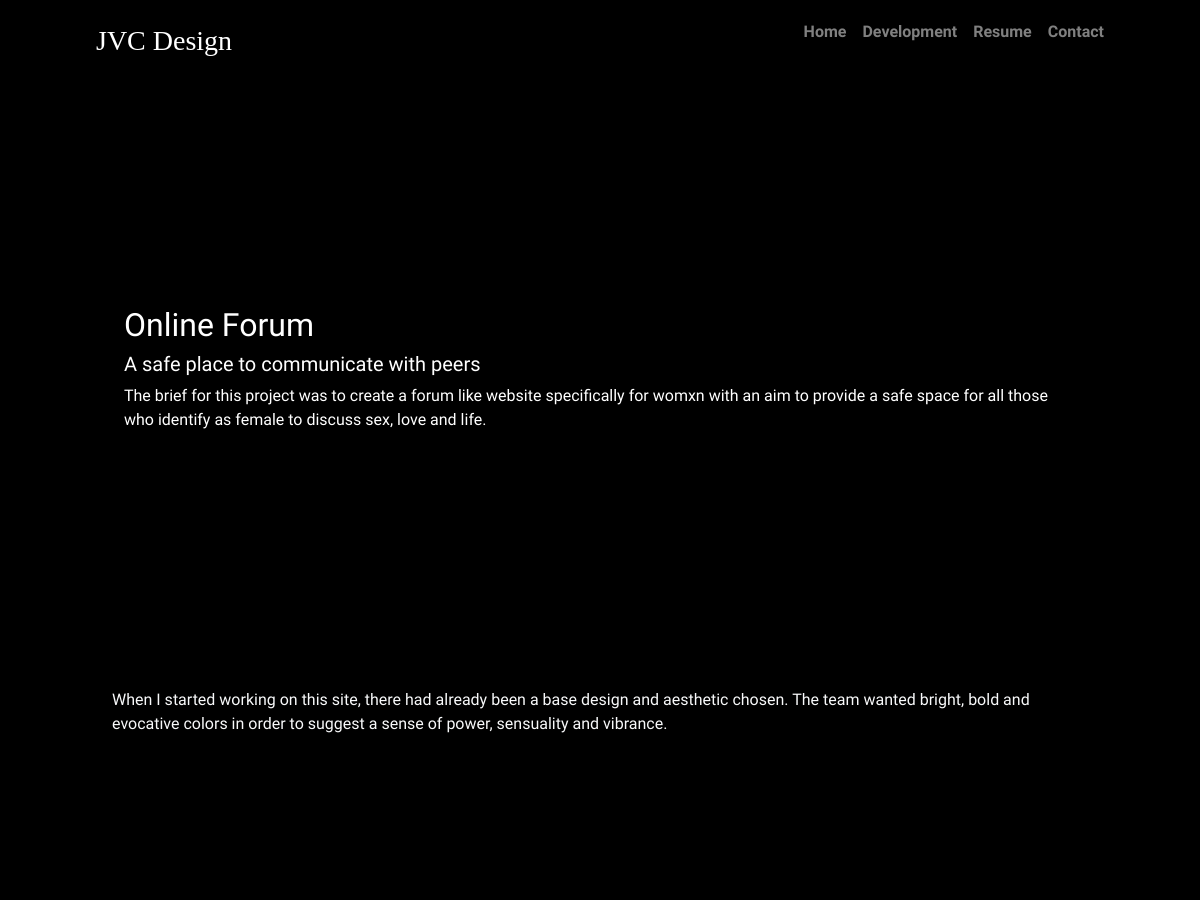
Page /portfolio/design_projects/33/ (upper part) on the earlier database version.
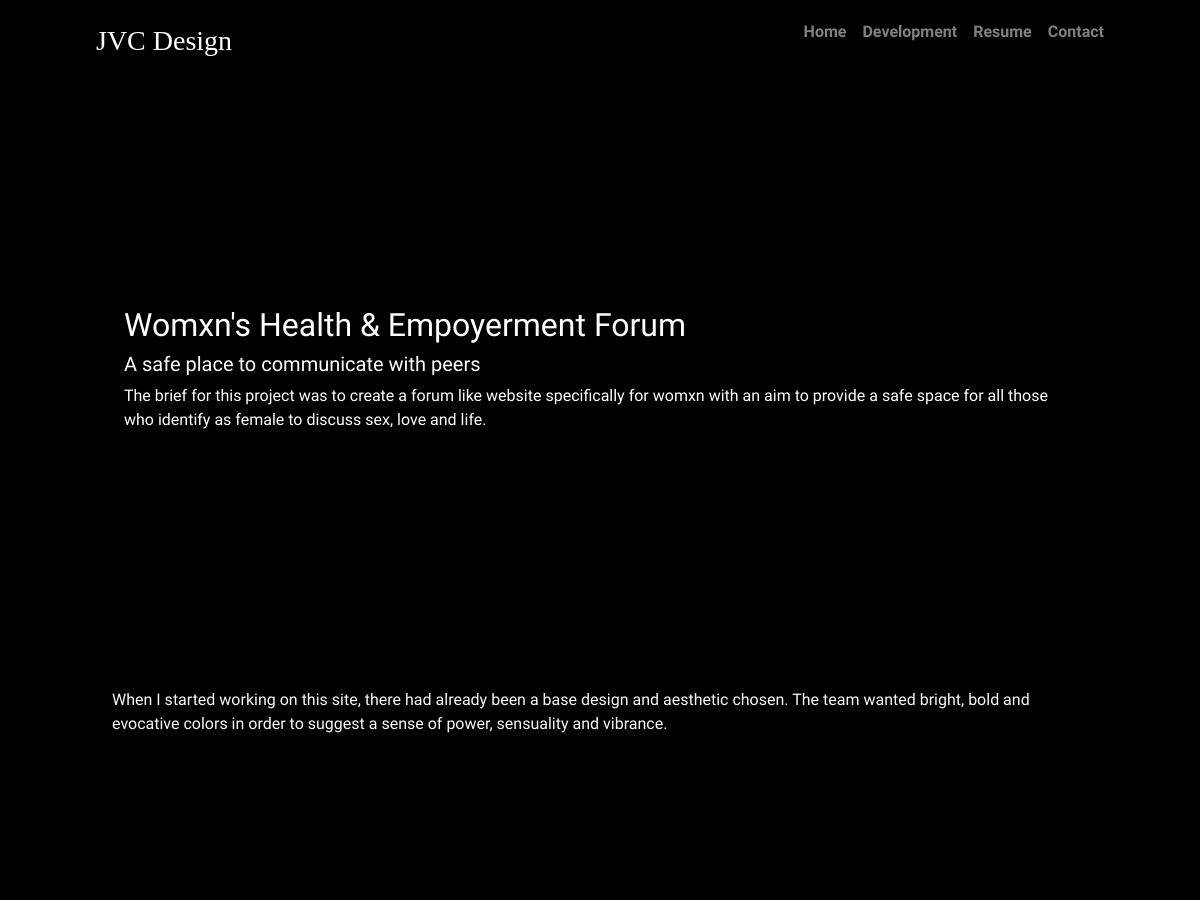
Same page on the later database version.
### jvc_portfolio/models.py (models this page shows)
class Project(models.Model):
    DESIGN = 'DES'
    DEVELOPMENT = 'DEV'
    PROJECT_TYPE = [
        (DESIGN, 'Design'),
        (DEVELOPMENT, 'Development'),
    ]
    title = models.CharField(max_length=200)
    created_on = models.DateTimeField(auto_now_add=True)
    project_type = models.CharField(max_length=3, choices=PROJECT_TYPE, default=DEVELOPMENT)
    image = models.ImageField(null=True, blank=True, upload_to="images/proj/")
    about = models.TextField()
    class Meta:
        ordering = ['-created_on']
    def __str__(self):
        return self.title

### jvc_portfolio/views.py (the view)
# urls.py: path('design_projects/<int:pk>/', views.DesignProjectView.as_view(), name='design_project_detail'),
class DesignProjectView(DetailView):
    model = Project
    form_class = DesignForm
    template_name = 'portfolio/design_project.html'
    def get_context_data(self, *args, **kwargs):
        print('entering DESIGNPROJECT get_context_data')
        print(kwargs)
        context = super(DesignProjectView, self).get_context_data(*args, **kwargs)
        designs = Design.objects.filter(project__pk=self.kwargs['pk'])
        context['designs'] = designs
        print(designs)
        context['form'] = DesignForm
        return context

### jvc_portfolio/templates/portfolio/design_project.html (shortened to what this page needs)
{% extends "core/base2.html" %}
{% load static %}
{% block content %}
<div class="align-items-center pt-5 pb-5 mt-5 mb-5 container-fliud">
</div>
<div class="container-fluid mt-5 mb-5 pt-5 pb-5">
<div class="proj-brief">
    <h2>{{ project.title }}</h2>
    <h5>A safe place to communicate with peers</h5>
    <p>The brief for this project was to create a forum like website specifically for womxn with an aim to provide a safe space for all those who identify as female to discuss sex, love and life.</p>
</div>
</div>
<div class="container-fluid ps-0 pe-0 pt-5 pb-5 mt-5 mb-5">
</div>
<dic class="container-fliud mt-5 pt-5 mb-5 pb-5">
    <div class="proj-approach">
        <p class="text-light">
            When I started working on this site, there had already been a base design and aesthetic chosen. The team wanted bright, bold and evocative colors in order to suggest a sense of power, sensuality and vibrance.
        </p>
    </div>
</dic>
<div class="container-fluid pt-5 pb-5 mt-5 mb-5">
</div>
{% endblock content %}

Differences in the rows shown:
changed Project: title "Online Forum" → "Womxn's Health & Empoyerment Forum"
